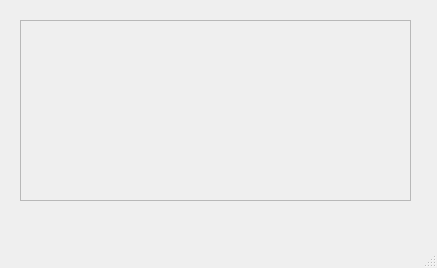
<?xml version="1.0" encoding="UTF-8"?>
<ui version="4.0">
 <class>MainWindow</class>
 <widget class="QMainWindow" name="MainWindow">
  <property name="geometry">
   <rect>
    <x>0</x>
    <y>0</y>
    <width>437</width>
    <height>268</height>
   </rect>
  </property>
  <property name="windowTitle">
   <string>MainWindow</string>
  </property>
  <widget class="QWidget" name="centralwidget">
   <widget class="QScrollArea" name="scrollArea">
    <property name="geometry">
     <rect>
      <x>20</x>
      <y>20</y>
      <width>391</width>
      <height>181</height>
     </rect>
    </property>
    <property name="widgetResizable">
     <bool>true</bool>
    </property>
    <widget class="QWidget" name="scrollAreaWidgetContents">
     <property name="geometry">
      <rect>
       <x>0</x>
       <y>0</y>
       <width>389</width>
       <height>179</height>
      </rect>
     </property>
    </widget>
   </widget>
  </widget>
  <widget class="QMenuBar" name="menubar">
   <property name="geometry">
    <rect>
     <x>0</x>
     <y>0</y>
     <width>437</width>
     <height>25</height>
    </rect>
   </property>
  </widget>
  <widget class="QStatusBar" name="statusbar"/>
 </widget>
 <resources/>
 <connections/>
</ui>
